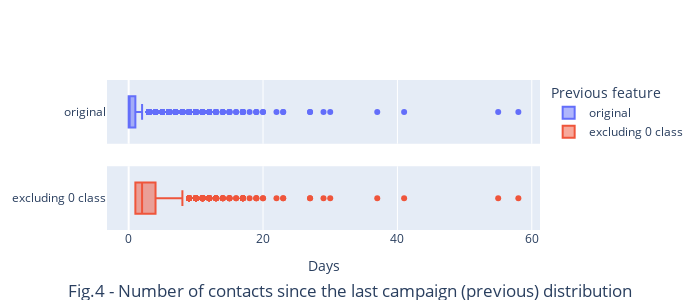

The code cell stored with this chart in its notebook:
### Code cell
fig = make_subplots(rows=2, cols=1, shared_xaxes=True )
    
fig.add_trace(go.Box(x=data['previous'], name='original'), row=1, col=1)
fig.add_trace(go.Box(x=data[data['previous'] >0]['previous'], name='excluding 0 class'), row=2, col=1, )

#fig.update_layout(legend_title_text ='previous feature', xaxis2_title_text='Days')

fig.update_layout(
    title=dict(text="Fig.4 - Number of contacts since the last campaign (previous) distribution", x=.5, y=0.01, xanchor='center'),
    legend_title_text ='Previous feature', 
    xaxis2_title_text='Days',
    width=700, height=300,
    margin=dict(l=100, r=60, t=80, b=70))

fig.show()
fig.write_image('../figures/fig_4.png')

### Figure 1 — Plotly figure (JSON) as saved in the notebook; plotly's stock layout.template omitted (floating-point values rounded to 4 significant figures; data arrays with more than 128 entries replaced by an {"elided": "..."} marker saying what was removed)
{"data": [{"name": "original", "type": "box", "x": {"elided": "10104 int values"}, "xaxis": "x", "yaxis": "y"}, {"name": "excluding 0 class", "type": "box", "x": {"elided": "2536 int values"}, "xaxis": "x2", "yaxis": "y2"}], "layout": {"height": 300, "legend": {"title": {"text": "Previous feature"}}, "margin": {"b": 70, "l": 100, "r": 60, "t": 80}, "title": {"text": "Fig.4 - Number of contacts since the last campaign (previous) distribution", "x": 0.5, "xanchor": "center", "y": 0.01}, "width": 700, "xaxis": {"anchor": "y", "domain": [0, 1], "matches": "x2", "showticklabels": false}, "xaxis2": {"anchor": "y2", "domain": [0, 1], "title": {"text": "Days"}}, "yaxis": {"anchor": "x", "domain": [0.575, 1]}, "yaxis2": {"anchor": "x2", "domain": [0, 0.425]}}}
